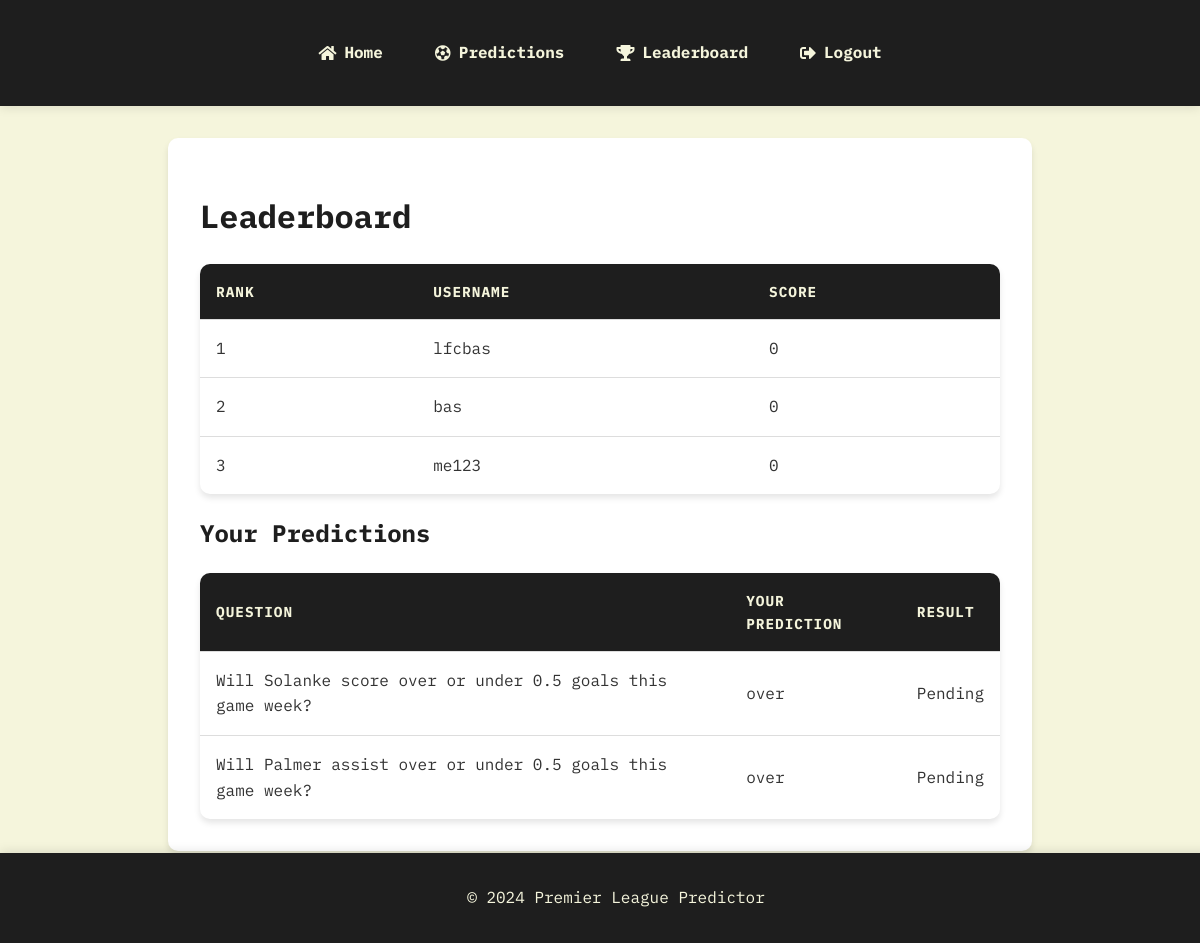
The app's page /leaderboard (signed in), older data.
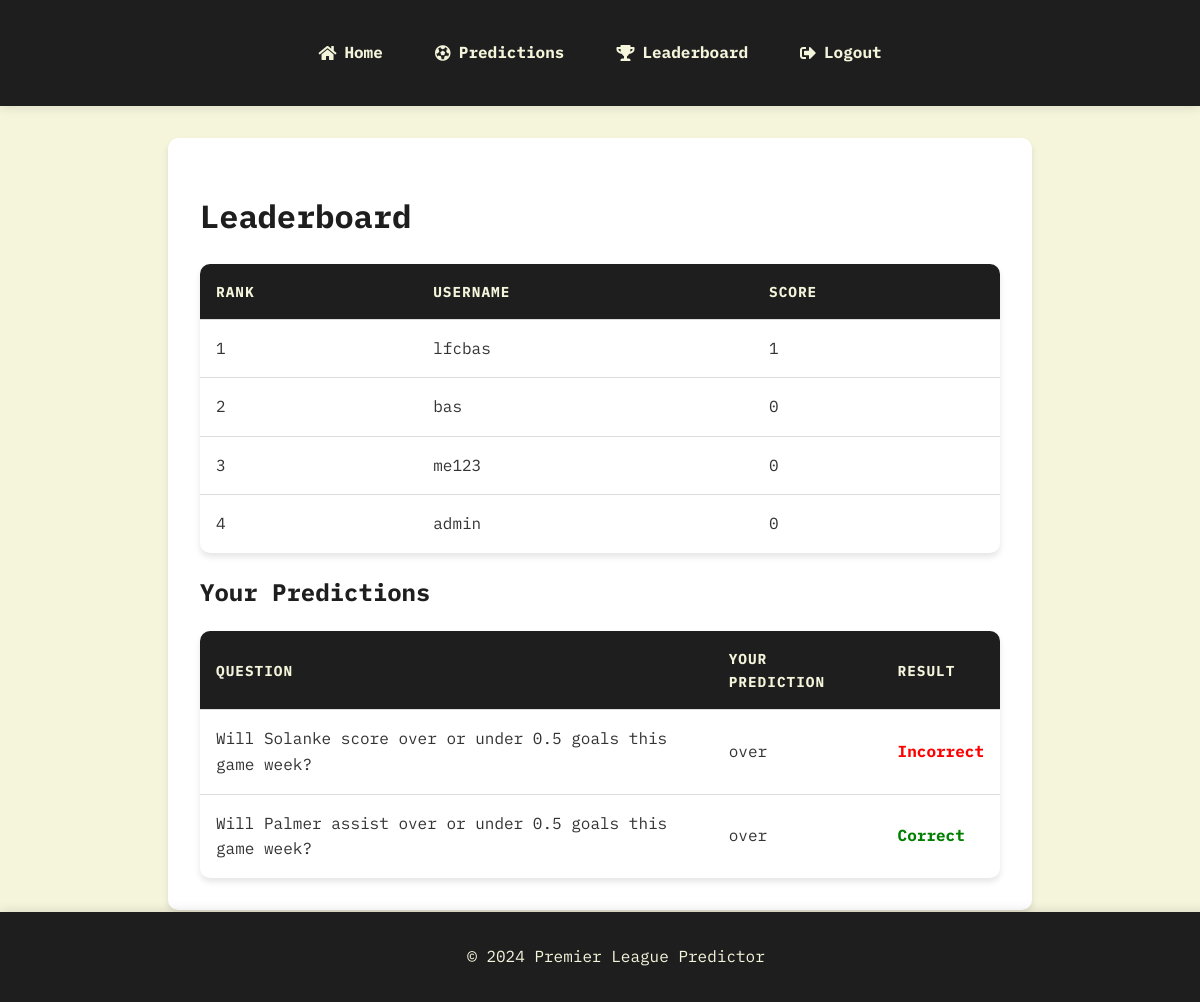
The same page, newer data.
### app/models.py (models this page shows, shortened)
class User(UserMixin, db.Model):
    id = db.Column(db.Integer, primary_key=True)
    username = db.Column(db.String(80), unique=True, nullable=False)
    email = db.Column(db.String(120), unique=True, nullable=False)
    password_hash = db.Column(db.String(128))  # Updated to store the hashed password
    score = db.Column(db.Integer, default=0)
    predictions = db.relationship('Prediction', backref='user', lazy='dynamic')
    is_admin = db.Column(db.Boolean, default=False)

class Question(db.Model):
    id = db.Column(db.Integer, primary_key=True)
    text = db.Column(db.String(255), nullable=False)
    week = db.Column(db.Integer, nullable=False)
    predictions = db.relationship('Prediction', backref='question', lazy=True)
    result = db.Column(db.String(10))

class Prediction(db.Model):
    id = db.Column(db.Integer, primary_key=True)
    user_id = db.Column(db.Integer, db.ForeignKey('user.id'), nullable=False)
    question_id = db.Column(db.Integer, db.ForeignKey('question.id'), nullable=False)
    answer = db.Column(db.String(10), nullable=False)
    is_correct = db.Column(db.Boolean)
    week = db.Column(db.Integer, nullable=False)

### app/routes.py (the view)
@main.route('/leaderboard')
@login_required
def leaderboard():
    users = User.query.order_by(User.score.desc()).limit(10).all()
    current_week = get_current_week()
    user_predictions = Prediction.query.filter_by(user_id=current_user.id, week=current_week).all()
    predictions_data = []
    for prediction in user_predictions:
        question = Question.query.get(prediction.question_id)
        predictions_data.append({
            'question': question.text,
            'answer': prediction.answer,
            'is_correct': prediction.is_correct
        })
    return render_template('leaderboard.html', users=users, predictions=predictions_data)

### app/routes.py (called while the page is built)
def get_current_week():
    return 3

### app/templates/leaderboard.html (shortened to what this page needs)
{% extends "base.html" %}
{% block content %}
    <h1>Leaderboard</h1>
    <table>
        <thead>
            <tr>
                <th>Rank</th>
                <th>Username</th>
                <th>Score</th>
            </tr>
        </thead>
        <tbody>
            {% for user in users %}
                <tr>
                    <td>{{ loop.index }}</td>
                    <td>{{ user.username }}</td>
                    <td>{{ user.score }}</td>
                </tr>
            {% endfor %}
        </tbody>
    </table>
    <h2>Your Predictions</h2>
    {% if predictions %}
        <table>
            <thead>
                <tr>
                    <th>Question</th>
                    <th>Your Prediction</th>
                    <th>Result</th>
                </tr>
            </thead>
            <tbody>
                {% for prediction in predictions %}
                    <tr>
                        <td>{{ prediction.question }}</td>
                        <td>{{ prediction.answer }}</td>
                        <td>
                            {% if prediction.is_correct is not none %}
                                {% if prediction.is_correct %}
                                    <span class="correct">Correct</span>
                                {% else %}
                                    <span class="incorrect">Incorrect</span>
                                {% endif %}
                            {% else %}
                                Pending
                            {% endif %}
                        </td>
                    </tr>
                {% endfor %}
            </tbody>
        </table>
    {% else %}
        <p>You haven't made any predictions for the current week yet.</p>
    {% endif %}
{% endblock %}

### app/templates/base.html (shortened to what this page needs)
<!DOCTYPE html>
<html lang="en">
<head>
    <link rel="stylesheet" href="https://cdnjs.cloudflare.com/ajax/libs/font-awesome/5.15.3/css/all.min.css">
    <link rel="stylesheet" href="{{ url_for('static', filename='css/style.css') }}">
</head>
<body>
    <header>
        <nav>
            <ul>
                <li><a href="{{ url_for('main.index') }}"><i class="fas fa-home"></i> Home</a></li>
                {% if current_user.is_anonymous %}
                    <li><a href="{{ url_for('auth.login') }}"><i class="fas fa-sign-in-alt"></i> Login</a></li>
                    <li><a href="{{ url_for('auth.register') }}"><i class="fas fa-user-plus"></i> Register</a></li>
                {% else %}
                    <li><a href="{{ url_for('main.predictions') }}"><i class="fas fa-futbol"></i> Predictions</a></li>
                    <li><a href="{{ url_for('main.leaderboard') }}"><i class="fas fa-trophy"></i> Leaderboard</a></li>
                    <li><a href="{{ url_for('auth.logout') }}"><i class="fas fa-sign-out-alt"></i> Logout</a></li>
                {% endif %}
            </ul>
        </nav>
    </header>
    <main>
        {% block content %}{% endblock %}
    </main>
    <footer>
        <p>&copy; 2024 Premier League Predictor</p>
    </footer>
</body>
</html>

### app/static/css/style.css (style rules this page uses)
:root { --primary-color: #D2B48C; --secondary-color: #8B4513; --background-color: #F5F5DC; --text-color: #333; --light-text: #F5F5DC; --dark-color: #1E1E1E; }
body { font-family: 'IBM Plex Mono', monospace; line-height: 1.6; margin: 0; padding: 0; background-color: var(--background-color); color: var(--text-color); padding-bottom: 60px; }
header { background: var(--dark-color); padding: 1rem; box-shadow: 0 2px 10px rgba(0,0,0,0.1); }
nav ul { list-style: none; padding: 0; display: flex; justify-content: center; gap: 20px; }
nav li { margin: 0; }
nav a { color: var(--light-text); text-decoration: none; font-weight: bold; transition: all 0.3s ease; padding: 8px 16px; border-radius: 20px; display: flex; align-items: center; }
nav a i { margin-right: 8px; }
main { padding-top: 80px; padding: 2rem; max-width: 800px; margin: 2rem auto; background-color: #ffffff; border-radius: 10px; box-shadow: 0 4px 6px rgba(0,0,0,0.1); }
h1, h2, h3 { color: var(--dark-color); }
table { width: 100%; border-collapse: separate; border-spacing: 0; margin-top: 1rem; overflow: hidden; border-radius: 10px; box-shadow: 0 4px 6px rgba(0,0,0,0.1); }
th, td { padding: 1rem; text-align: left; border-bottom: 1px solid #ddd; }
th { background-color: var(--dark-color); color: var(--light-text); text-transform: uppercase; font-size: 0.9rem; letter-spacing: 1px; }
tr:last-child td { border-bottom: none; }
footer { position: fixed; bottom: 0; width: 100%; background: var(--dark-color); color: var(--light-text); text-align: center; padding: 1rem; box-shadow: 0 -2px 10px rgba(0,0,0,0.1); }
.correct { color: green; font-weight: bold; }
.incorrect { color: red; font-weight: bold; }

Row changes from the older to the newer data that the page shows:
changed User "lfcbas": score "0" → "1"
added User: username "admin", score "0"
Text that changed along with them:
list line gone: "Pending"
new list line: "Incorrect"
new list line: "Correct"
